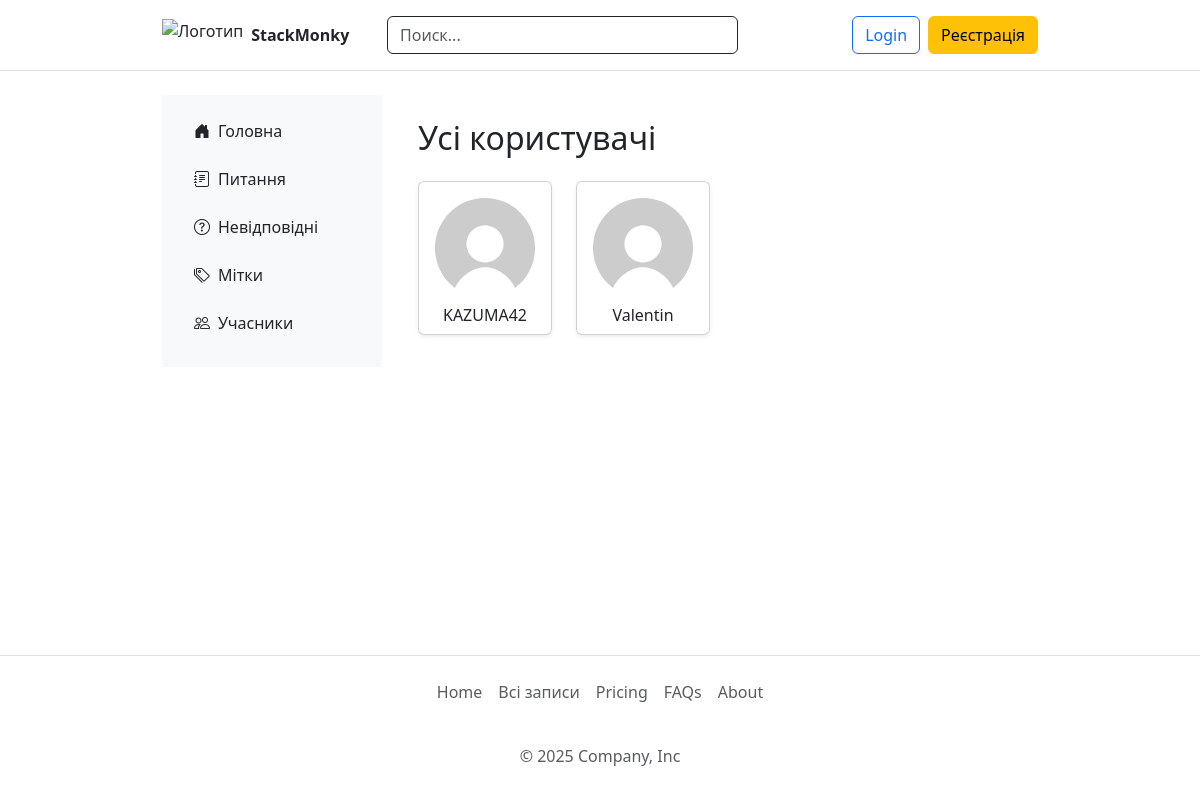
Screenshot of /users with the database file from the repository.
### main/models.py (models this page shows, shortened)
class User(db.Model, UserMixin):
    id = db.Column(db.Integer, primary_key=True)
    about = db.Column(db.Text, default='', nullable=False)
    username = db.Column(db.String(64), unique=True, nullable=False)
    email = db.Column(db.String(120), unique=True, nullable=False)
    password_hash = db.Column(db.String(128), nullable=False)
    is_admin = db.Column(db.Boolean, default=False)
    avatar_url = db.Column(db.String(255), default='default_avatar.png')
    preferred_lang = db.Column(db.String(10), default='uk', nullable=False)
    description = db.Column(db.Text, default='', nullable=False)
    last_seen = db.Column(db.DateTime, default=datetime.utcnow)
    is_online = db.Column(db.Boolean, default=False)
    reputation = db.Column(db.Integer, default=0)
    discord = db.Column(db.String(100), nullable=True)
    location = db.Column(db.String(100), nullable=True)
    membership_duration = db.Column(db.String(100), nullable=True)  # Например, "7 лет 9 месяцев"
    about_section = db.Column(db.Text, default='', nullable=True)   # Блок "о себе"
    welcome_section = db.Column(db.Text, default='', nullable=True) # Приветственный текст
    comment_votes = db.relationship('CommentVote', back_populates='user', cascade='all, delete-orphan')

### main/routes/main_routes.py (the view)
@main_bp.route('/users')
def users():
    users = User.query.order_by(User.username.asc()).all()
    return render_template('users_list.html', users=users)

### main/__init__.py (called while the page is built)
def get_locale():
    if current_user.is_authenticated and current_user.preferred_lang:
        return current_user.preferred_lang
    if 'lang' in session:
        return session['lang']
    return request.accept_languages.best_match(['uk', 'en'])

### main/routes/main_routes.py (called while the page is built)
@main_bp.before_request
def update_last_seen():
    if current_user.is_authenticated:
        now = datetime.utcnow()
        last_seen = current_user.last_seen or datetime(2000, 1, 1)
        if now - last_seen > timedelta(minutes=1):
            current_user.last_seen = now
            current_user.is_online = True
            try:
                db.session.commit()
            except Exception:
                db.session.rollback()

### main/templates/users_list.html (shortened to what this page needs)
{% extends 'base.html' %}
{% block content %}
<div class="container mt-4">
  <h2 class="mb-4">Усі користувачі</h2>
    <div class="row row-cols-1 row-cols-sm-2 row-cols-md-3 row-cols-lg-4 g-4">
  {% for user in users %}
    <div class="col">
      <a href="{{ url_for('main.profile', user_id=user.id) }}" class="text-decoration-none text-dark">
        <div class="card shadow-sm text-center">
          <img src="{{ url_for('static', filename=user.avatar_url) if user.avatar_url else url_for('static', filename='default_avatar.png') }}"
               class="card-img-top rounded-circle mx-auto mt-3"
               alt="{{ user.username }} avatar"
               style="width: 100px; height: 100px; object-fit: cover;">
          <div class="card-body p-2">
            <h6 class="card-title mb-0">{{ user.username }}</h6>
          </div>
        </div>
      </a>
    </div>
  {% else %}
    <p>Користувачі відсутні.</p>
  {% endfor %}
</div>
</div>
{% endblock %}

### main/static/css/main.css (style rules this page uses)
.container { width: 100%; max-width: 900px; }

### rows the page displays
User: avatar_url (picture), username "KAZUMA42"
User: avatar_url (picture), username "Valentin"
